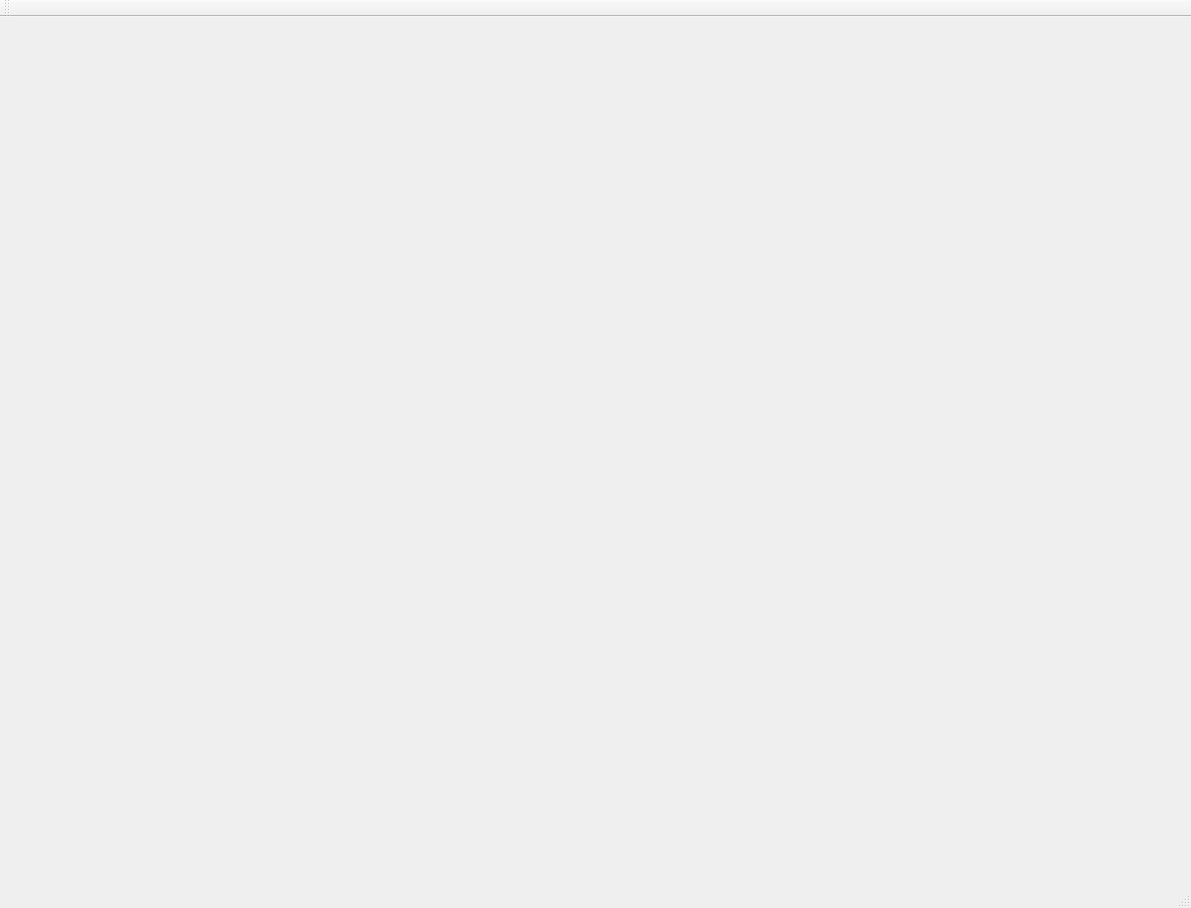
<?xml version="1.0" encoding="UTF-8"?>
<ui version="4.0">
 <class>MainWindow</class>
 <widget class="QMainWindow" name="MainWindow">
  <property name="geometry">
   <rect>
    <x>0</x>
    <y>0</y>
    <width>1191</width>
    <height>908</height>
   </rect>
  </property>
  <property name="windowTitle">
   <string>MainWindow</string>
  </property>
  <widget class="QWidget" name="centralWidget"/>
  <widget class="QMenuBar" name="menuBar">
   <property name="geometry">
    <rect>
     <x>0</x>
     <y>0</y>
     <width>1191</width>
     <height>26</height>
    </rect>
   </property>
  </widget>
  <widget class="QToolBar" name="mainToolBar">
   <attribute name="toolBarArea">
    <enum>TopToolBarArea</enum>
   </attribute>
   <attribute name="toolBarBreak">
    <bool>false</bool>
   </attribute>
  </widget>
  <widget class="QStatusBar" name="statusBar"/>
 </widget>
 <layoutdefault spacing="6" margin="11"/>
 <resources/>
 <connections/>
</ui>
